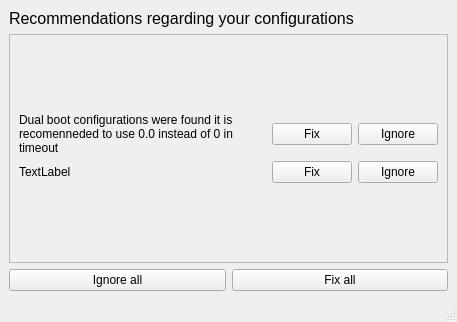
<?xml version="1.0" encoding="UTF-8"?>
<ui version="4.0">
 <class>MainWindow</class>
 <widget class="QMainWindow" name="MainWindow">
  <property name="geometry">
   <rect>
    <x>0</x>
    <y>0</y>
    <width>457</width>
    <height>322</height>
   </rect>
  </property>
  <property name="windowTitle">
   <string>MainWindow</string>
  </property>
  <widget class="QWidget" name="centralwidget">
   <layout class="QGridLayout" name="gridLayout">
    <item row="2" column="0">
     <layout class="QHBoxLayout" name="horizontalLayout_3">
      <property name="bottomMargin">
       <number>0</number>
      </property>
      <item>
       <widget class="QPushButton" name="pushButton_5">
        <property name="text">
         <string>Ignore all</string>
        </property>
       </widget>
      </item>
      <item>
       <widget class="QPushButton" name="pushButton_6">
        <property name="text">
         <string>Fix all</string>
        </property>
       </widget>
      </item>
     </layout>
    </item>
    <item row="1" column="0">
     <layout class="QVBoxLayout" name="verticalLayout">
      <item>
       <widget class="QScrollArea" name="scrollArea">
        <property name="widgetResizable">
         <bool>true</bool>
        </property>
        <widget class="QWidget" name="scrollAreaWidgetContents">
         <property name="geometry">
          <rect>
           <x>0</x>
           <y>0</y>
           <width>435</width>
           <height>173</height>
          </rect>
         </property>
         <layout class="QGridLayout" name="gridLayout_2">
          <item row="0" column="0">
           <layout class="QVBoxLayout" name="verticalLayout_2">
            <property name="bottomMargin">
             <number>0</number>
            </property>
            <item>
             <layout class="QHBoxLayout" name="horizontalLayout">
              <item>
               <widget class="QLabel" name="label">
                <property name="text">
                 <string>Dual boot configurations were found it is recomenneded to use 0.0 instead of 0 in timeout</string>
                </property>
                <property name="wordWrap">
                 <bool>true</bool>
                </property>
               </widget>
              </item>
              <item>
               <spacer name="horizontalSpacer_2">
                <property name="orientation">
                 <enum>Qt::Horizontal</enum>
                </property>
                <property name="sizeHint" stdset="0">
                 <size>
                  <width>40</width>
                  <height>20</height>
                 </size>
                </property>
               </spacer>
              </item>
              <item>
               <widget class="QPushButton" name="pushButton">
                <property name="text">
                 <string>Fix</string>
                </property>
               </widget>
              </item>
              <item>
               <widget class="QPushButton" name="pushButton_2">
                <property name="text">
                 <string>Ignore</string>
                </property>
               </widget>
              </item>
             </layout>
            </item>
            <item>
             <layout class="QHBoxLayout" name="horizontalLayout_2">
              <item>
               <widget class="QLabel" name="label_2">
                <property name="text">
                 <string>TextLabel</string>
                </property>
               </widget>
              </item>
              <item>
               <spacer name="horizontalSpacer">
                <property name="orientation">
                 <enum>Qt::Horizontal</enum>
                </property>
                <property name="sizeHint" stdset="0">
                 <size>
                  <width>40</width>
                  <height>20</height>
                 </size>
                </property>
               </spacer>
              </item>
              <item>
               <widget class="QPushButton" name="pushButton_3">
                <property name="text">
                 <string>Fix</string>
                </property>
               </widget>
              </item>
              <item>
               <widget class="QPushButton" name="pushButton_4">
                <property name="text">
                 <string>Ignore</string>
                </property>
               </widget>
              </item>
             </layout>
            </item>
           </layout>
          </item>
         </layout>
        </widget>
       </widget>
      </item>
     </layout>
    </item>
    <item row="0" column="0">
     <widget class="QLabel" name="label_3">
      <property name="font">
       <font>
        <pointsize>12</pointsize>
       </font>
      </property>
      <property name="text">
       <string>Recommendations regarding your configurations</string>
      </property>
     </widget>
    </item>
   </layout>
  </widget>
  <widget class="QMenuBar" name="menubar">
   <property name="geometry">
    <rect>
     <x>0</x>
     <y>0</y>
     <width>457</width>
     <height>30</height>
    </rect>
   </property>
  </widget>
  <widget class="QStatusBar" name="statusbar"/>
 </widget>
 <resources/>
 <connections/>
</ui>
